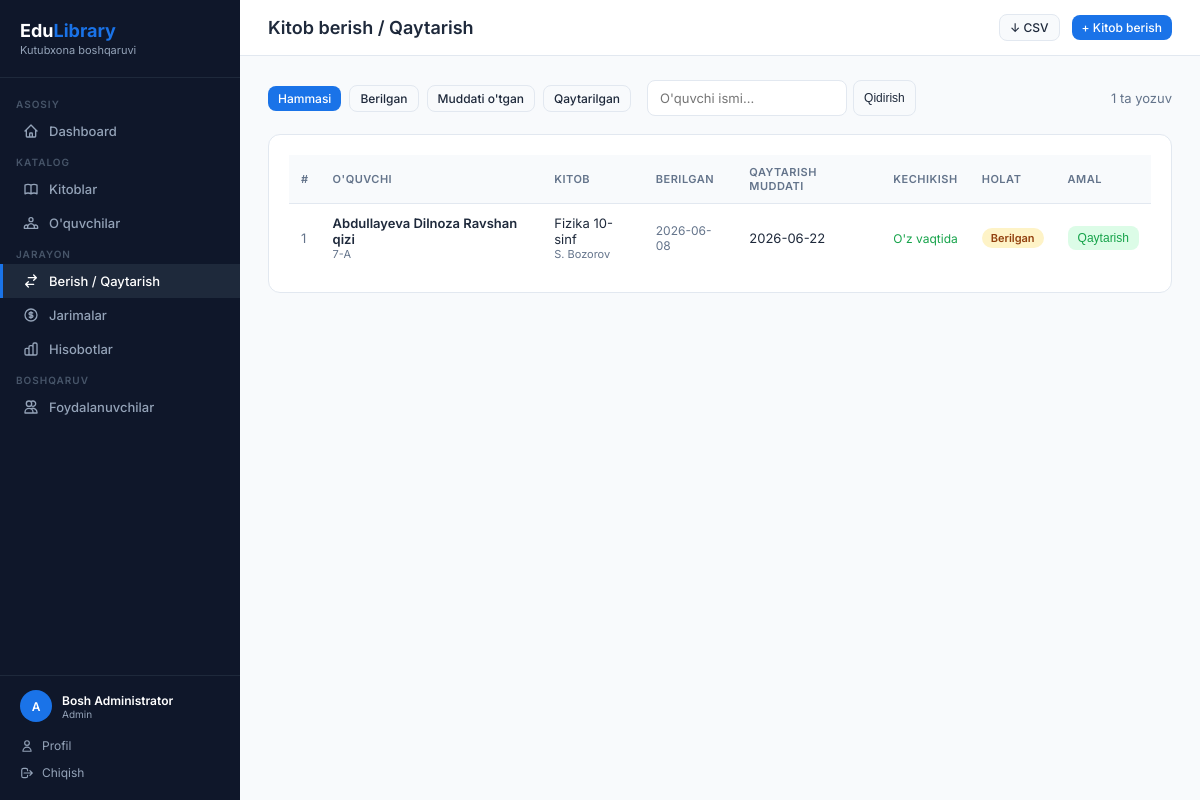
The app's page /borrows (signed in), older data.
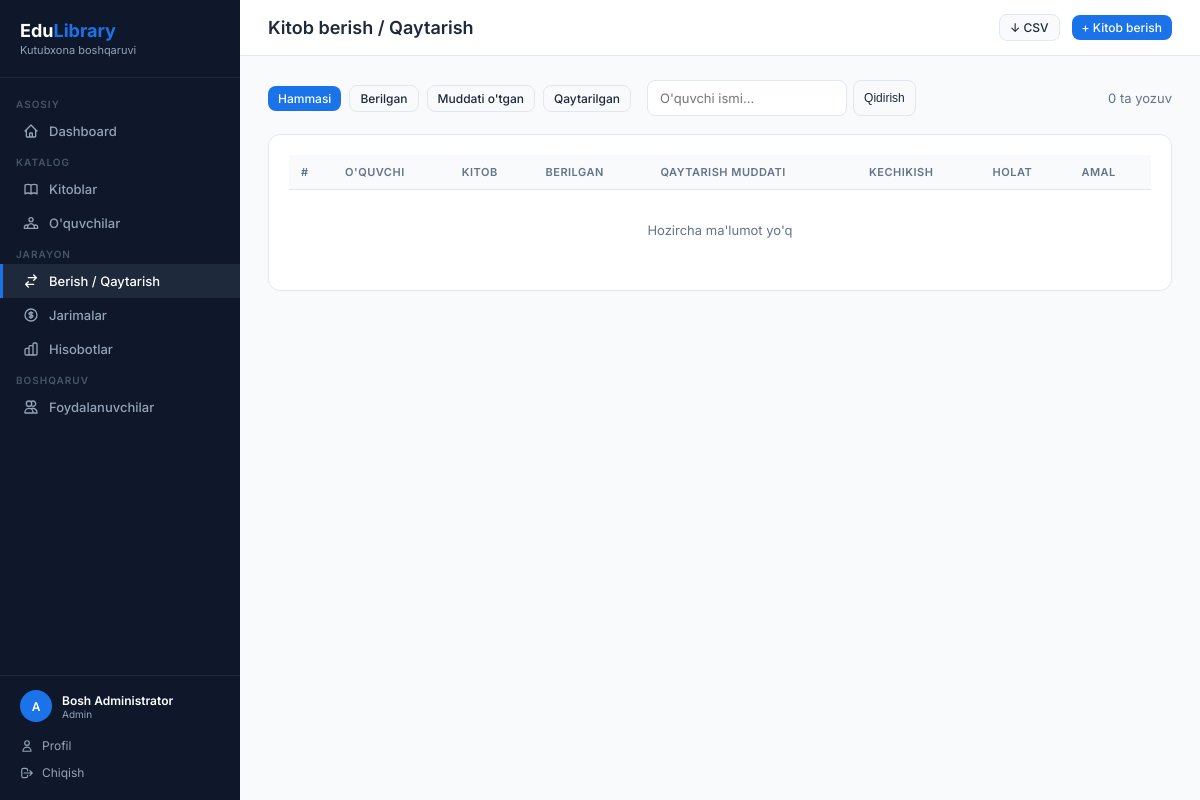
The same page, newer data.
### app.py (models this page shows, shortened)
class User(UserMixin, db.Model):
    id = db.Column(db.Integer, primary_key=True)
    username = db.Column(db.String(80), unique=True, nullable=False)
    password_hash = db.Column(db.String(200), nullable=False)
    role = db.Column(db.String(20), default='librarian')  # admin / librarian
    full_name = db.Column(db.String(150))
    email = db.Column(db.String(120), unique=True)
    phone = db.Column(db.String(20))
    is_active = db.Column(db.Boolean, default=True)
    last_login = db.Column(db.DateTime)
    created_at = db.Column(db.DateTime, default=datetime.utcnow)
    @property
    def display_name(self):
        return self.full_name or self.username

class Borrow(db.Model):
    id = db.Column(db.Integer, primary_key=True)
    student_id = db.Column(db.Integer, db.ForeignKey('student.id'), nullable=False)
    book_id = db.Column(db.Integer, db.ForeignKey('book.id'), nullable=False)
    borrow_date = db.Column(db.Date, default=date.today)
    due_date = db.Column(db.Date, nullable=False)
    return_date = db.Column(db.Date, nullable=True)
    status = db.Column(db.String(20), default='borrowed')  # borrowed / returned / overdue
    notes = db.Column(db.String(250))
    fines = db.relationship('Fine', backref='borrow', lazy=True, cascade='all, delete-orphan')
    @property
    def is_overdue(self):
        return self.status == 'borrowed' and self.due_date < date.today()
    @property
    def days_overdue(self):
        if self.is_overdue:
            return (date.today() - self.due_date).days
        return 0

class Student(db.Model):
    id = db.Column(db.Integer, primary_key=True)
    full_name = db.Column(db.String(150), nullable=False)
    student_id = db.Column(db.String(30), unique=True, nullable=False)
    grade = db.Column(db.String(20), nullable=False)
    gender = db.Column(db.String(10))           # erkak / ayol
    phone = db.Column(db.String(20))
    email = db.Column(db.String(120))
    date_of_birth = db.Column(db.Date)
    address = db.Column(db.String(250))
    parent_name = db.Column(db.String(150))
    parent_phone = db.Column(db.String(20))
    notes = db.Column(db.Text)
    created_at = db.Column(db.DateTime, default=datetime.utcnow)
    borrows = db.relationship('Borrow', backref='student', lazy=True, cascade='all, delete-orphan')

class Book(db.Model):
    id = db.Column(db.Integer, primary_key=True)
    title = db.Column(db.String(200), nullable=False)
    author = db.Column(db.String(150), nullable=False)
    isbn = db.Column(db.String(30), unique=True)
    category = db.Column(db.String(80))
    total_copies = db.Column(db.Integer, default=1)
    available_copies = db.Column(db.Integer, default=1)
    description = db.Column(db.Text)
    publisher = db.Column(db.String(150))
    year = db.Column(db.Integer)
    language = db.Column(db.String(50), default="O'zbek")
    shelf_location = db.Column(db.String(50))
    created_at = db.Column(db.DateTime, default=datetime.utcnow)
    borrows = db.relationship('Borrow', backref='book', lazy=True)

### app.py (the view)
@app.route('/borrows')
@login_required
def borrows():
    status_filter = request.args.get('status', 'all')
    q = request.args.get('q', '')
    query = Borrow.query
    if q:
        query = query.join(Student).filter(Student.full_name.ilike(f'%{q}%'))
    if status_filter == 'borrowed':
        query = query.filter(Borrow.status == 'borrowed')
    elif status_filter == 'returned':
        query = query.filter(Borrow.status == 'returned')
    borrow_list = query.order_by(Borrow.id.desc()).all()
    if status_filter == 'overdue':
        borrow_list = [b for b in Borrow.query.filter_by(status='borrowed').all() if b.is_overdue]
    return render_template('borrows.html', borrows=borrow_list, status_filter=status_filter, q=q)

### app.py (called while the page is built)
@login_manager.user_loader
def load_user(user_id):
    return db.session.get(User, int(user_id))

### templates/borrows.html (shortened to what this page needs)
{% extends 'base.html' %}
{% block page_title %}Kitob berish / Qaytarish{% endblock %}
{% block topbar_actions %}
  <a href="{{ url_for('export_borrows') }}" class="btn btn-secondary btn-sm">↓ CSV</a>
  <a href="{{ url_for('add_borrow') }}" class="btn btn-primary btn-sm">+ Kitob berish</a>
{% endblock %}
{% block content %}
<div class="filter-bar">
  <div class="filter-left">
    <a href="{{ url_for('borrows') }}" class="btn {% if status_filter=='all' %}btn-primary{% else %}btn-secondary{% endif %} btn-sm">Hammasi</a>
    <a href="{{ url_for('borrows', status='borrowed', q=q) }}" class="btn {% if status_filter=='borrowed' %}btn-primary{% else %}btn-secondary{% endif %} btn-sm">Berilgan</a>
    <a href="{{ url_for('borrows', status='overdue', q=q) }}" class="btn {% if status_filter=='overdue' %}btn-danger{% else %}btn-secondary{% endif %} btn-sm">Muddati o'tgan</a>
    <a href="{{ url_for('borrows', status='returned', q=q) }}" class="btn {% if status_filter=='returned' %}btn-success{% else %}btn-secondary{% endif %} btn-sm">Qaytarilgan</a>
    <form method="GET" style="display:flex; gap:6px; margin-left:8px;">
      <input class="form-control" style="width:200px;" type="text" name="q" value="{{ q }}" placeholder="O'quvchi ismi...">
      <button class="btn btn-secondary btn-sm" type="submit">Qidirish</button>
    </form>
  </div>
  <span style="font-size:13px; color:var(--text-muted);">{{ borrows|length }} ta yozuv</span>
</div>
<div class="card">
  <div class="table-wrap">
    <table>
      <thead>
        <tr>
          <th>#</th>
          <th>O'quvchi</th>
          <th>Kitob</th>
          <th>Berilgan</th>
          <th>Qaytarish muddati</th>
          <th>Kechikish</th>
          <th>Holat</th>
          <th>Amal</th>
        </tr>
      </thead>
      <tbody>
        {% for b in borrows %}
        <tr {% if b.is_overdue %}style="background:#fff5f5;"{% endif %}>
          <td style="color:var(--text-muted);">{{ b.id }}</td>
          <td>
            <a href="{{ url_for('student_detail', id=b.student.id) }}" style="color:var(--text); font-weight:600; text-decoration:none;">{{ b.student.full_name }}</a>
            <div style="font-size:11px; color:var(--text-muted);">{{ b.student.grade }}</div>
          </td>
          <td>
            <a href="{{ url_for('book_detail', id=b.book.id) }}" style="color:var(--text); text-decoration:none;">{{ b.book.title }}</a>
            <div style="font-size:11px; color:var(--text-muted);">{{ b.book.author }}</div>
          </td>
          <td style="font-size:12px; color:var(--text-muted);">{{ b.borrow_date }}</td>
          <td style="font-size:13px; {% if b.is_overdue %}color:#dc2626; font-weight:700;{% endif %}">{{ b.due_date }}</td>
          <td>
            {% if b.days_overdue > 0 %}
              <span class="badge badge-danger">{{ b.days_overdue }} kun</span>
            {% elif b.status == 'returned' %}
              <span style="color:var(--text-muted); font-size:12px;">—</span>
            {% else %}
              <span style="color:#16a34a; font-size:12px;">O'z vaqtida</span>
            {% endif %}
          </td>
          <td>
            {% if b.status == 'returned' %}
              <span class="badge badge-success">Qaytarildi</span>
            {% elif b.is_overdue %}
              <span class="badge badge-danger">Muddati o'tdi</span>
            {% else %}
              <span class="badge badge-warning">Berilgan</span>
            {% endif %}
          </td>
          <td>
            {% if b.status == 'borrowed' %}
            <form method="POST" action="{{ url_for('return_book', id=b.id) }}" style="display:inline;" onsubmit="return confirm('Kitob qaytarilsinmi?')">
              <button class="btn btn-success btn-sm" type="submit">Qaytarish</button>
            </form>
            {% else %}
              <span style="color:var(--text-muted); font-size:12px;">{{ b.return_date }}</span>
            {% endif %}
          </td>
        </tr>
        {% else %}
        <tr><td colspan="8" style="text-align:center; color:var(--text-muted); padding:32px;">Hozircha ma'lumot yo'q</td></tr>
        {% endfor %}
      </tbody>
    </table>
  </div>
</div>
{% endblock %}

### templates/base.html (shortened to what this page needs)
<!DOCTYPE html>
<html lang="uz">
<head>
</head>
<body>
{% if current_user.is_authenticated %}
<aside class="sidebar">
  <div class="sidebar-logo">
    <h2>Edu<span>Library</span></h2>
    <p>Kutubxona boshqaruvi</p>
  </div>
  <nav>
    <div class="nav-section">Asosiy</div>
    <a href="{{ url_for('dashboard') }}" class="nav-item {% if request.endpoint == 'dashboard' %}active{% endif %}">
      <svg fill="none" viewBox="0 0 24 24" stroke="currentColor"><path stroke-linecap="round" stroke-linejoin="round" stroke-width="2" d="M3 12l2-2m0 0l7-7 7 7M5 10v10a1 1 0 001 1h3m10-11l2 2m-2-2v10a1 1 0 01-1 1h-3m-6 0a1 1 0 001-1v-4a1 1 0 011-1h2a1 1 0 011 1v4a1 1 0 001 1m-6 0h6"/></svg>
      Dashboard
    </a>
    <div class="nav-section">Katalog</div>
    <a href="{{ url_for('books') }}" class="nav-item {% if 'book' in request.endpoint %}active{% endif %}">
      Kitoblar
    </a>
    <a href="{{ url_for('students') }}" class="nav-item {% if 'student' in request.endpoint %}active{% endif %}">
      O'quvchilar
    </a>
    <div class="nav-section">Jarayon</div>
    <a href="{{ url_for('borrows') }}" class="nav-item {% if 'borrow' in request.endpoint %}active{% endif %}">
      <svg fill="none" viewBox="0 0 24 24" stroke="currentColor"><path stroke-linecap="round" stroke-linejoin="round" stroke-width="2" d="M8 7h12m0 0l-4-4m4 4l-4 4m0 6H4m0 0l4 4m-4-4l4-4"/></svg>
      Berish / Qaytarish
    </a>
    <a href="{{ url_for('fines') }}" class="nav-item {% if 'fine' in request.endpoint %}active{% endif %}">
      <svg fill="none" viewBox="0 0 24 24" stroke="currentColor"><path stroke-linecap="round" stroke-linejoin="round" stroke-width="2" d="M12 8c-1.657 0-3 .895-3 2s1.343 2 3 2 3 .895 3 2-1.343 2-3 2m0-8c1.11 0 2.08.402 2.599 1M12 8V7m0 1v8m0 0v1m0-1c-1.11 0-2.08-.402-2.599-1M21 12a9 9 0 11-18 0 9 9 0 0118 0z"/></svg>
      Jarimalar
    </a>
    <a href="{{ url_for('reports') }}" class="nav-item {% if request.endpoint == 'reports' %}active{% endif %}">
      Hisobotlar
    </a>
    {% if current_user.role == 'admin' %}
    <div class="nav-section">Boshqaruv</div>
    <a href="{{ url_for('users') }}" class="nav-item {% if 'user' in request.endpoint and request.endpoint != 'profile' %}active{% endif %}">
      <svg fill="none" viewBox="0 0 24 24" stroke="currentColor"><path stroke-linecap="round" stroke-linejoin="round" stroke-width="2" d="M12 4.354a4 4 0 110 5.292M15 21H3v-1a6 6 0 0112 0v1zm0 0h6v-1a6 6 0 00-9-5.197M13 7a4 4 0 11-8 0 4 4 0 018 0z"/></svg>
      Foydalanuvchilar
    </a>
    {% endif %}
  </nav>
  <div class="sidebar-footer">
    <div class="sidebar-user">
      <div class="avatar-sm">{{ current_user.username[0].upper() }}</div>
      <div class="info">
        <div class="name">{{ current_user.display_name }}</div>
        <div class="role">{{ 'Admin' if current_user.role == 'admin' else 'Kutubxonachi' }}</div>
      </div>
    </div>
    <a href="{{ url_for('profile') }}">
      <svg width="14" height="14" fill="none" viewBox="0 0 24 24" stroke="currentColor"><path stroke-linecap="round" stroke-linejoin="round" stroke-width="2" d="M16 7a4 4 0 11-8 0 4 4 0 018 0zM12 14a7 7 0 00-7 7h14a7 7 0 00-7-7z"/></svg>
      Profil
    </a>
    <a href="{{ url_for('logout') }}">
      <svg width="14" height="14" fill="none" viewBox="0 0 24 24" stroke="currentColor"><path stroke-linecap="round" stroke-linejoin="round" stroke-width="2" d="M17 16l4-4m0 0l-4-4m4 4H7m6 4v1a3 3 0 01-3 3H6a3 3 0 01-3-3V7a3 3 0 013-3h4a3 3 0 013 3v1"/></svg>
      Chiqish
    </a>
  </div>
</aside>
<div class="main">
  <div class="topbar">
    <h1>{% block page_title %}{% endblock %}</h1>
    <div class="actions">{% block topbar_actions %}{% endblock %}</div>
  </div>
  <div class="content">
    {% block content %}{% endblock %}
  </div>
</div>
{% else %}
{% block auth_content %}{% endblock %}
{% endif %}
</body>
</html>

### templates/base.html (style rules this page uses)
:root { --primary: #1a73e8; --primary-dark: #1557b0; --sidebar-bg: #0f172a; --sidebar-text: #94a3b8; --sidebar-active: #1a73e8; --success: #16a34a; --danger: #dc2626; --warning: #d97706; --info: #0891b2; --bg: #f8fafc; --card: #ffffff; --border: #e2e8f0; --text: #1e293b; --text-muted: #64748b; }
* { margin: 0; padding: 0; box-sizing: border-box; }
body { font-family: 'Inter', sans-serif; background: var(--bg); color: var(--text); display: flex; min-height: 100vh; }
.sidebar { width: 240px; background: var(--sidebar-bg); min-height: 100vh; position: fixed; top: 0; left: 0; z-index: 100; display: flex; flex-direction: column; overflow-y: auto; }
.sidebar-logo { padding: 20px; border-bottom: 1px solid #1e293b; }
.sidebar-logo h2 { color: #fff; font-size: 18px; font-weight: 700; }
.sidebar-logo span { color: var(--primary); }
.sidebar-logo p { color: var(--sidebar-text); font-size: 11px; margin-top: 2px; }
.sidebar nav { flex: 1; padding: 12px 0; }
.nav-section { padding: 8px 16px 4px; font-size: 10px; font-weight: 600; color: #475569; letter-spacing: 1px; text-transform: uppercase; }
.nav-item { display: flex; align-items: center; gap: 10px; padding: 9px 20px; color: var(--sidebar-text); text-decoration: none; font-size: 13px; font-weight: 500; transition: all .2s; border-left: 3px solid transparent; }
.nav-item.active { color: #fff; background: #1e293b; border-left-color: var(--primary); }
.nav-item svg { width: 16px; height: 16px; flex-shrink: 0; }
.sidebar-footer { padding: 14px 20px; border-top: 1px solid #1e293b; }
.sidebar-user { display: flex; align-items: center; gap: 10px; margin-bottom: 10px; }
.sidebar-user .avatar-sm { width: 32px; height: 32px; border-radius: 50%; background: var(--primary); color: #fff; display: flex; align-items: center; justify-content: center; font-size: 12px; font-weight: 600; flex-shrink: 0; }
.sidebar-user .info { flex: 1; min-width: 0; }
.sidebar-user .info .name { color: #fff; font-size: 12px; font-weight: 600; white-space: nowrap; overflow: hidden; text-overflow: ellipsis; }
.sidebar-user .info .role { color: var(--sidebar-text); font-size: 10px; }
.sidebar-footer a { display: flex; align-items: center; gap: 8px; color: var(--sidebar-text); text-decoration: none; font-size: 12px; padding: 6px 0; }
.main { margin-left: 240px; flex: 1; display: flex; flex-direction: column; min-height: 100vh; }
.topbar { background: var(--card); border-bottom: 1px solid var(--border); padding: 14px 28px; display: flex; align-items: center; justify-content: space-between; }
.topbar h1 { font-size: 18px; font-weight: 600; }
.topbar .actions { display: flex; align-items: center; gap: 12px; }
.content { padding: 24px 28px; flex: 1; }
.card { background: var(--card); border: 1px solid var(--border); border-radius: 12px; padding: 20px; }
.table-wrap { overflow-x: auto; }
table { width: 100%; border-collapse: collapse; font-size: 13px; }
thead th { background: var(--bg); padding: 10px 12px; text-align: left; font-size: 11px; font-weight: 600; color: var(--text-muted); text-transform: uppercase; letter-spacing: .5px; border-bottom: 1px solid var(--border); }
tbody td { padding: 11px 12px; border-bottom: 1px solid var(--border); vertical-align: middle; }
tbody tr:last-child td { border-bottom: none; }
.btn { display: inline-flex; align-items: center; gap: 6px; padding: 8px 14px; border-radius: 8px; border: none; cursor: pointer; font-size: 13px; font-weight: 500; text-decoration: none; transition: all .2s; }
.btn-primary { background: var(--primary); color: #fff; }
.btn-secondary { background: var(--bg); color: var(--text); border: 1px solid var(--border); }
.btn-sm { padding: 5px 10px; font-size: 12px; }
.form-control { width: 100%; padding: 9px 12px; border: 1px solid var(--border); border-radius: 8px; font-size: 13px; font-family: inherit; outline: none; transition: border-color .2s; background: #fff; color: var(--text); }
.filter-bar { display: flex; align-items: center; justify-content: space-between; margin-bottom: 18px; flex-wrap: wrap; gap: 10px; }
.filter-left { display: flex; align-items: center; gap: 8px; flex-wrap: wrap; }

Row changes from the older to the newer data that the page shows:
removed Borrow: id "1", student.full_name "Abdullayeva Dilnoza Ravshan qizi", student.grade "7-A", book "Fizika 10-sinf", book.author "S. Bozorov", borrow_date "2026-06-08", due_date "2026-06-22", status "O'z vaqtida"
Text that changed along with them:
{{ borrows|length }}: "1" → "0"
text now shown: "Hozircha ma'lumot yo'q"
